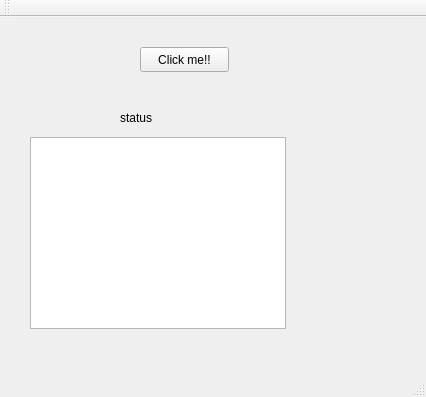
<?xml version="1.0" encoding="UTF-8"?>
<ui version="4.0">
 <class>MainWindow</class>
 <widget class="QMainWindow" name="MainWindow">
  <property name="geometry">
   <rect>
    <x>0</x>
    <y>0</y>
    <width>426</width>
    <height>397</height>
   </rect>
  </property>
  <property name="windowTitle">
   <string>MainWindow</string>
  </property>
  <widget class="QWidget" name="centralWidget">
   <widget class="QPushButton" name="pushButtonClose">
    <property name="geometry">
     <rect>
      <x>140</x>
      <y>30</y>
      <width>89</width>
      <height>25</height>
     </rect>
    </property>
    <property name="text">
     <string>Click me!!</string>
    </property>
   </widget>
   <widget class="QLabel" name="label">
    <property name="geometry">
     <rect>
      <x>120</x>
      <y>80</y>
      <width>131</width>
      <height>41</height>
     </rect>
    </property>
    <property name="text">
     <string>status</string>
    </property>
   </widget>
   <widget class="QTableView" name="tableView">
    <property name="geometry">
     <rect>
      <x>30</x>
      <y>120</y>
      <width>256</width>
      <height>192</height>
     </rect>
    </property>
   </widget>
  </widget>
  <widget class="QMenuBar" name="menuBar">
   <property name="geometry">
    <rect>
     <x>0</x>
     <y>0</y>
     <width>426</width>
     <height>22</height>
    </rect>
   </property>
  </widget>
  <widget class="QToolBar" name="mainToolBar">
   <attribute name="toolBarArea">
    <enum>TopToolBarArea</enum>
   </attribute>
   <attribute name="toolBarBreak">
    <bool>false</bool>
   </attribute>
  </widget>
  <widget class="QStatusBar" name="statusBar"/>
 </widget>
 <layoutdefault spacing="6" margin="11"/>
 <resources/>
 <connections/>
</ui>
